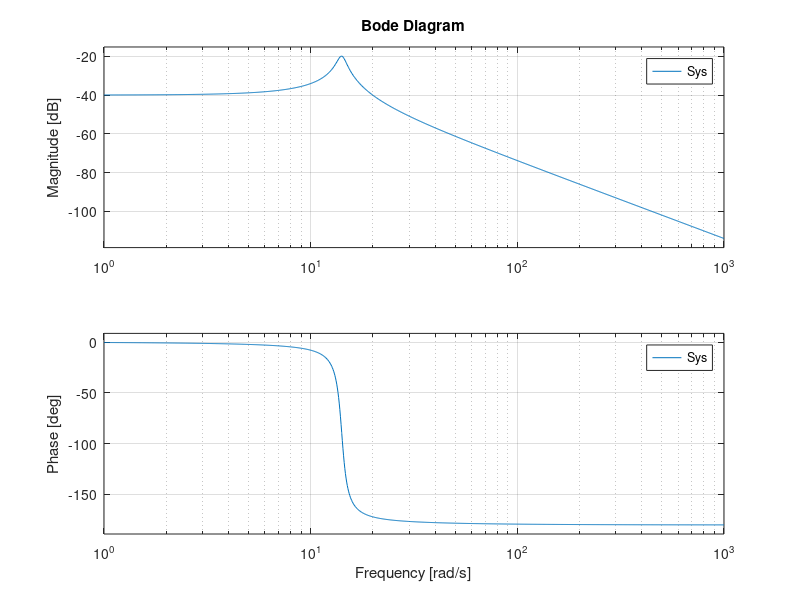

MATLAB code to generate this figure: (Note: this script raises an error after producing the figure.)
%%RegSys1 Ex1

%%Nicht-parametrische Identifikation
%%
%1.1
%1.1.1
%paramter
m=0.5
d=0.7
c=100

numerator = 1
denominator = [m,d,c];
%%continuierliches Modell
Sys=tf(numerator,denominator)
%%discretes Modell
ts = 1/40; %25ms
s=tf('s')
Sys_z=c2d(Sys,ts,'zoh')
bode(Sys)
syms w
w0=solve(0.5*w^2==100,w)
%w0=14.1421

f0=w0/(2*pi)
%f0=2,2508
%%
%%1.1.2
domega=2*pi/ts
df=1/ts

omegamsx=pi/ts
fmax=1/(2*ts)